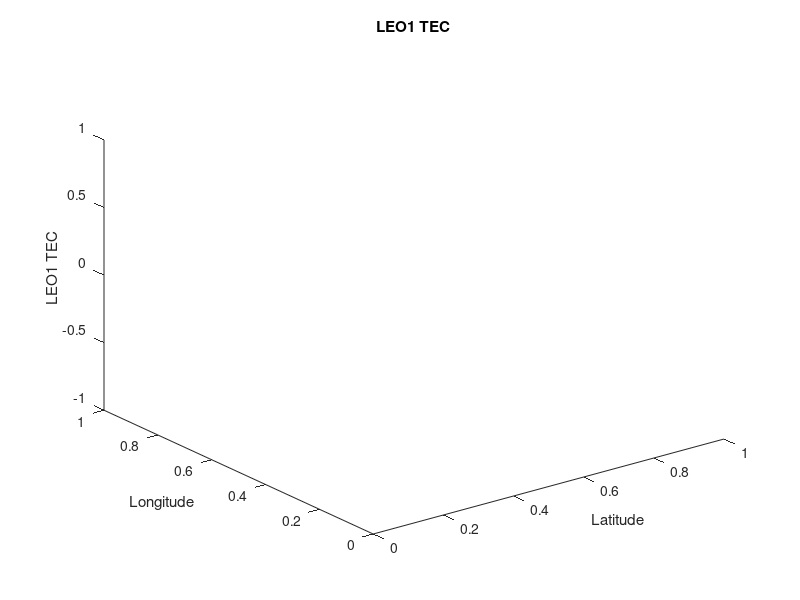

MATLAB code to generate this figure:
tic;

LEO1 = dir("LEO1");

LEO1_TECS = [];
times = [];
x_coordinates = [];
y_coordinates = [];
z_coordinates = [];
lats = [];
longs = [];
diffTECS = [];
numberOfLoops = 0;


for i = 1: length(LEO1)/2
% for i = 1: 20
    file_name = strcat('LEO1/', LEO1(i).name);
    if (isfile(file_name))
%         disp(file_name);
        TEC = ncread(file_name, 'TEC');
        TEC = transpose(TEC);
        LEO1_TECS = [LEO1_TECS, TEC];
        
        time = ncread(file_name, 'time');
        time = transpose(time);
        times = [times, time];
        
%         GET THE X, Y, Z CO ORDINATES
        x_LEO = ncread(file_name, 'x_LEO');
        x_LEO = transpose(x_LEO);
        x_coordinates = [x_coordinates, x_LEO];
        
        y_LEO = ncread(file_name, 'y_LEO');
        y_LEO = transpose(y_LEO);
        y_coordinates = [y_coordinates, y_LEO];
        
        
        z_LEO = ncread(file_name, 'z_LEO');
        z_LEO = transpose(z_LEO);
        z_coordinates = [z_coordinates, z_LEO];
        
%         for i = 1: length(x_coordinates)
%             lla = ecef2lla([x_coordinates(i), y_coordinates(i), z_coordinates(i)]);
%             lats = [lats, lla(1)];
%             longs = [longs, lla(2)];
%         end

%         GEOBUBBLE FOR EACH FILE W DIFF(TEC), HOLD ON; CREATE FIGURE
%         BEFORE LOOP, FIGURE(1); GEOBUBBLE(..); HOLD ON; 

% DO IT FOR DIFFERENT DAYS 
% DO IT FOR ALL LEOS

    diffTEC = diff(TEC);
    diffTECS = [diffTECS, diffTEC];
    
    numberOfLoops = numberOfLoops + 1;
    
    end
end

% CONVERT X, Y, Z CO-ORDINATES TO LATITUDES, LONGITUDES
for i = 1: length(x_coordinates)
    lla = ecef2lla([x_coordinates(i), y_coordinates(i), z_coordinates(i)]);
    lats = [lats, lla(1)];
    longs = [longs, lla(2)];
end

% diffTECS

% plot(times(2:end), diff(LEO1_TECS));
% plot(times, diff(LEO1_TECS));

% geobubble(lats, longs, LEO1_TECS);
% geobubble(lats(2:end), longs(2:end), diff(LEO1_TECS))


% geobubble(lats(numberOfLoops + 1:end), longs(numberOfLoops + 1:end), diffTECS);
% plot(times(2:end), diff(LEO1_TECS));
plot3(lats, longs, LEO1_TECS);

% plot(times, LEO1_TECS);
% 
% title('Diff LEO1 TEC');
% xlabel('Time [sec]'); 
% ylabel('TEC [El/m^2]');


title('LEO1 TEC');
xlabel('Latitude'); 
ylabel('Longitude');
zlabel('LEO1 TEC');


toc;